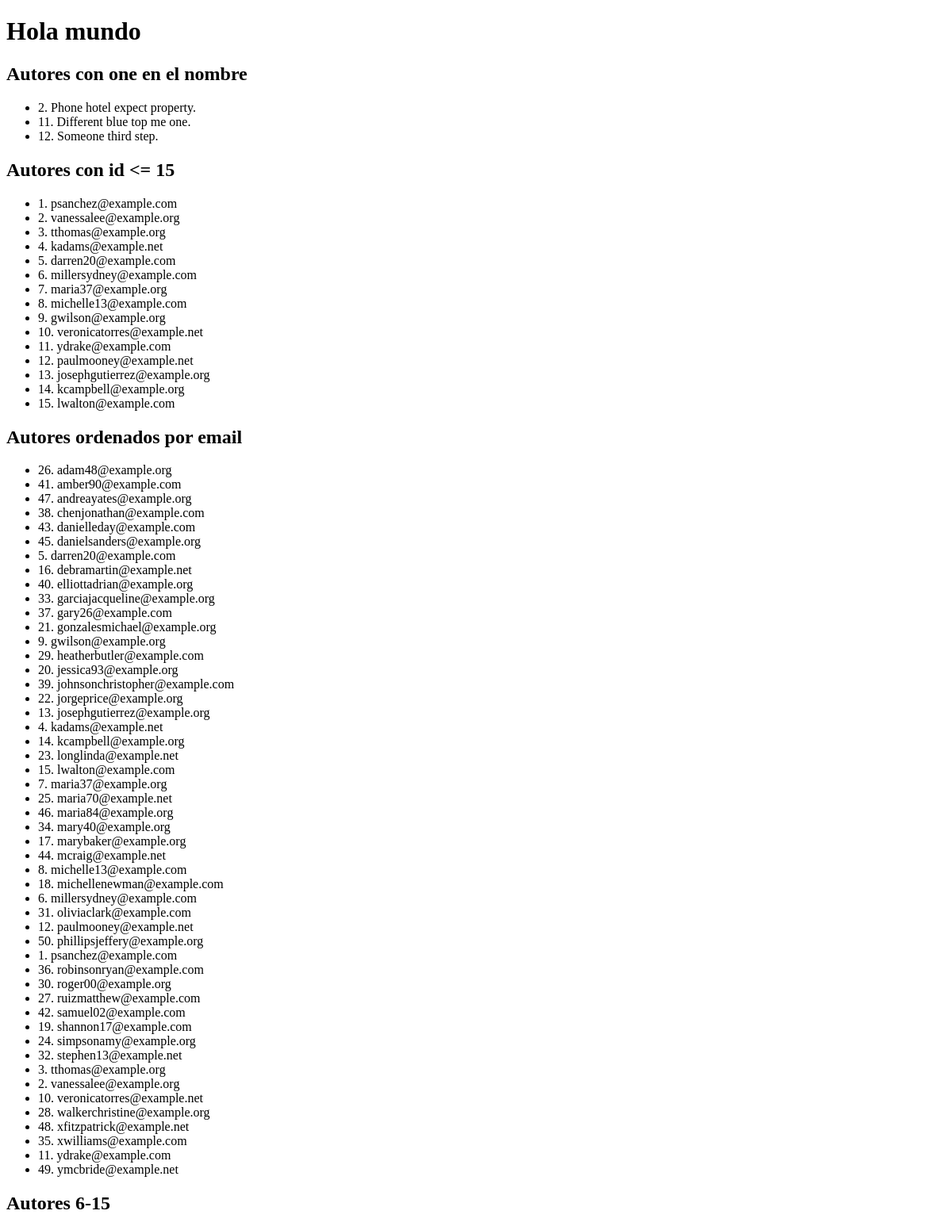
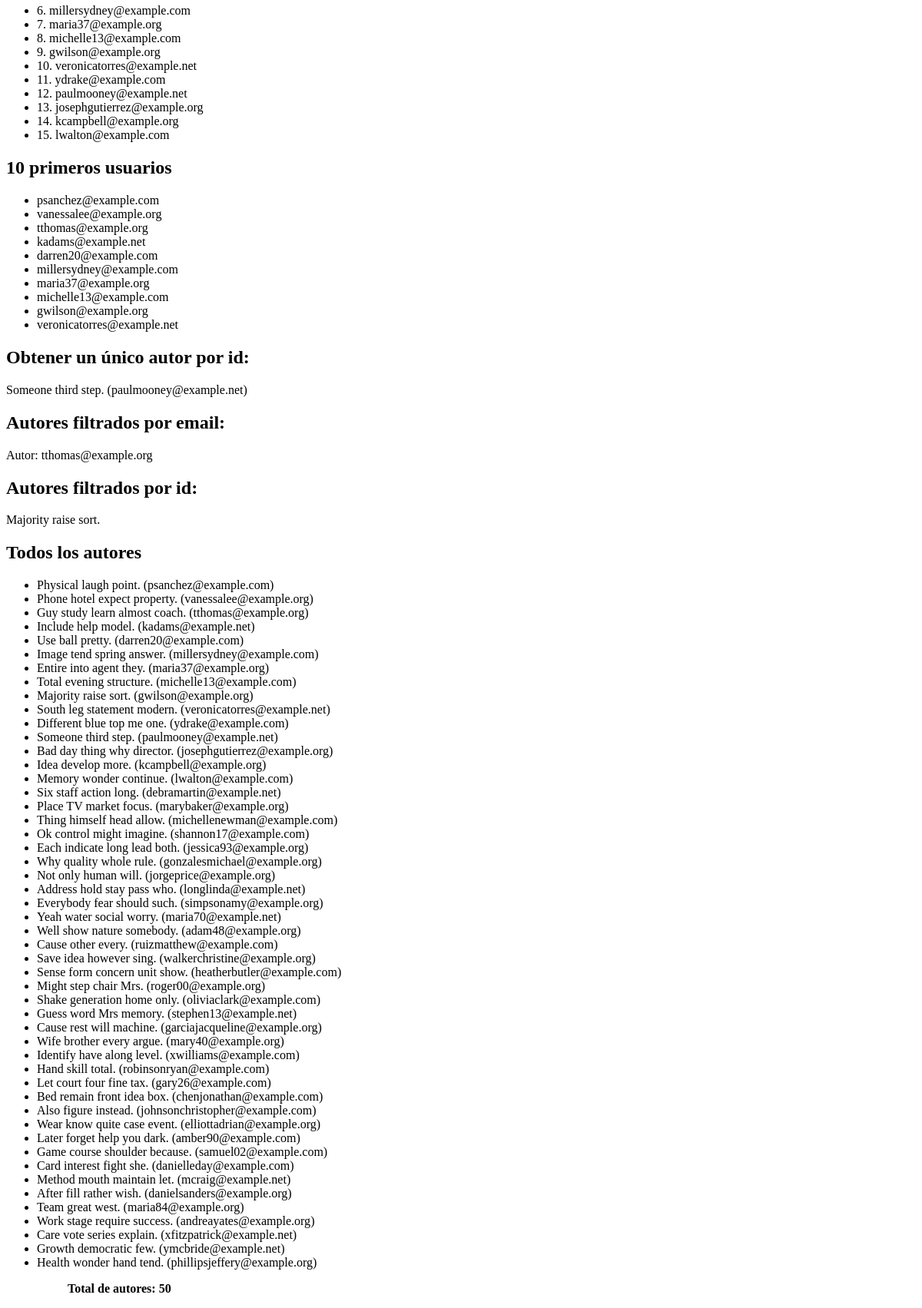
/post/queries/, run on an earlier commit of the app's database (2 pictures, top to bottom).
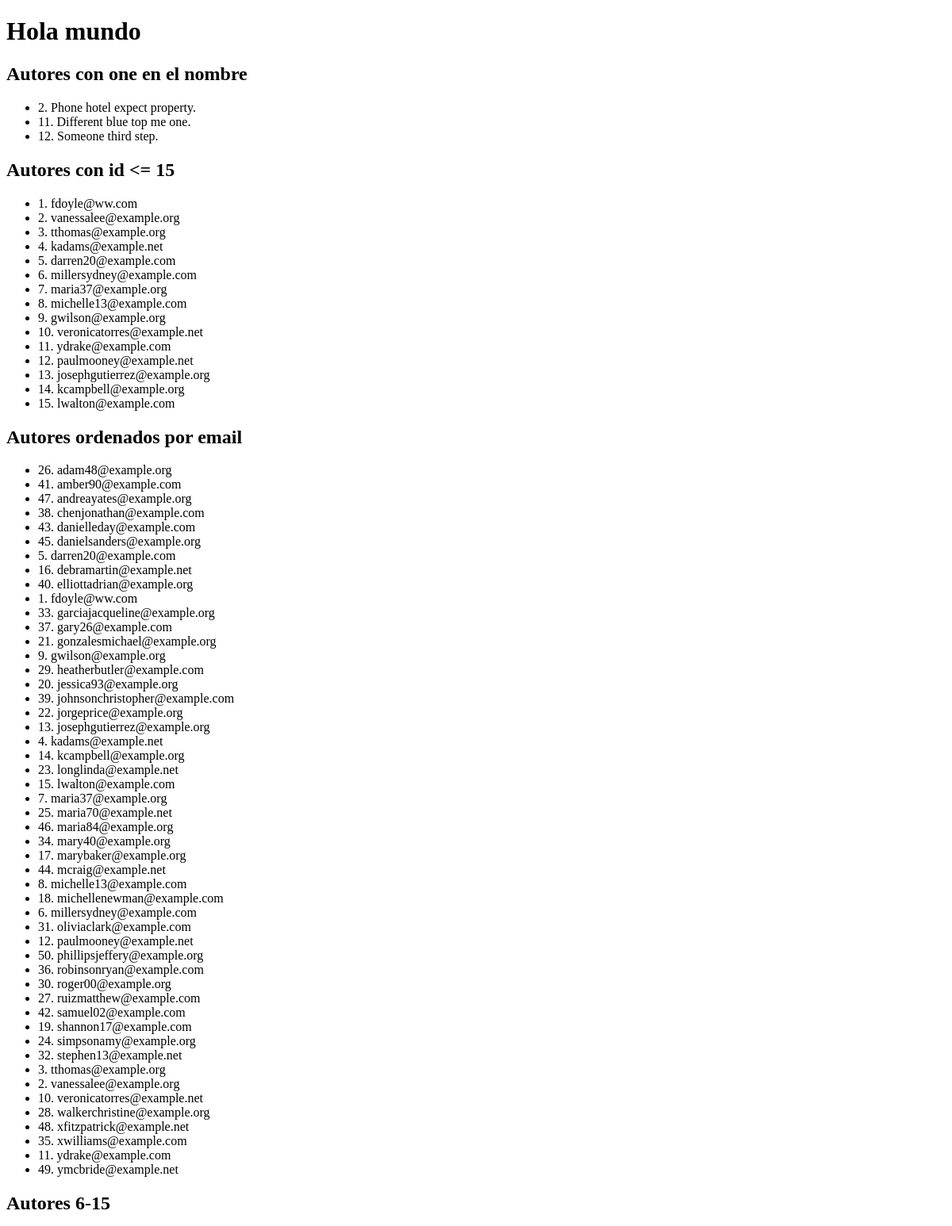
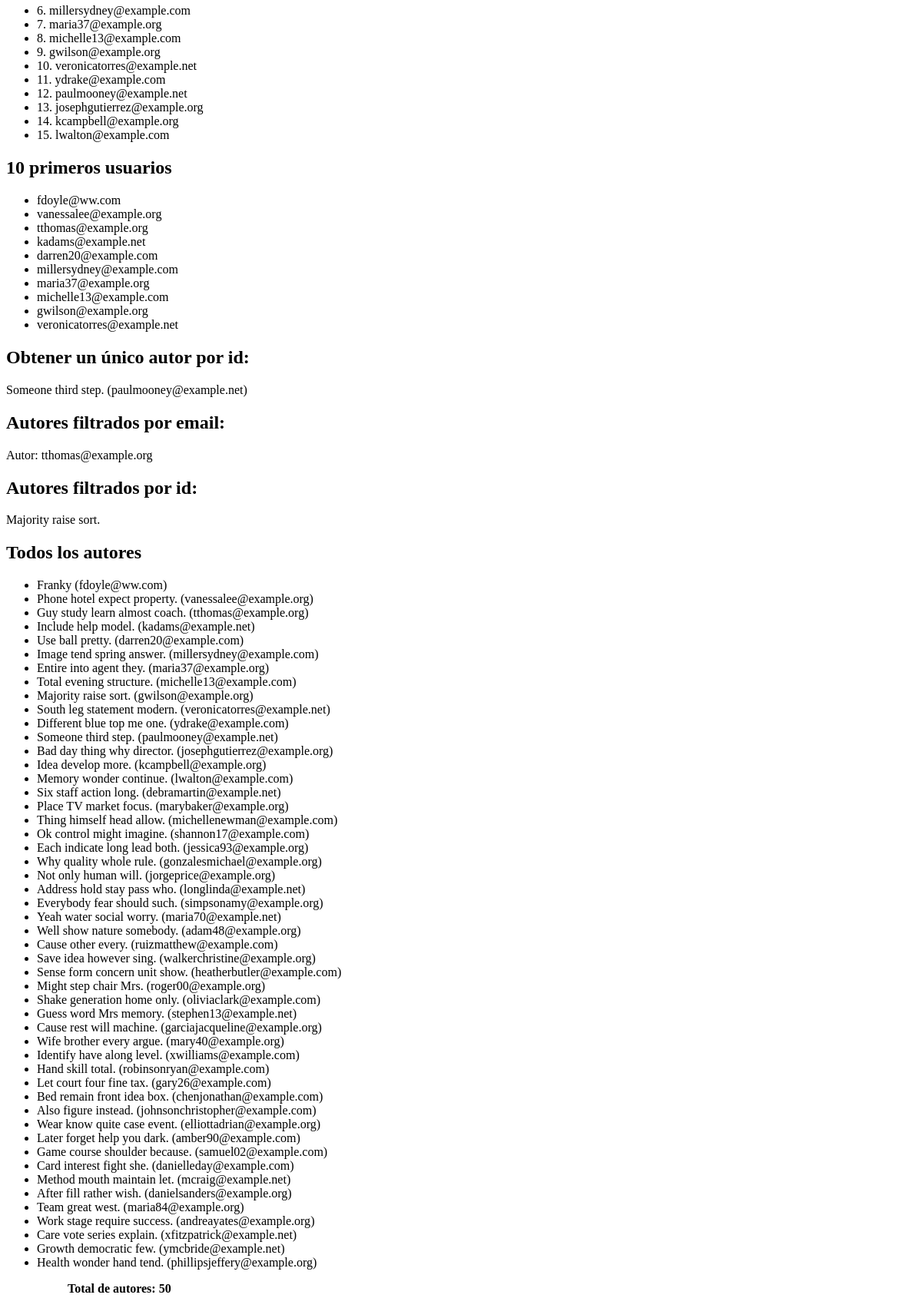
And on a later commit of the database (2 pictures, top to bottom).
### post/models.py (models this page shows, shortened)
class Author(models.Model):
    name = models.CharField(max_length=30)
    email = models.EmailField()

### post/views.py (the view)
# urls.py: path('queries/', views.queries, name='queries'),
def queries(request):
    allAuthors = Author.objects.all()
    authorByEmail = Author.objects.filter(email="tthomas@example.org")
    authorById = Author.objects.filter(id=9)
    author = Author.objects.get(id=12)
    tenAuthors = Author.objects.all()[:10]
    authorsOffset = Author.objects.all()[5:15]
    authorsOrderedByEmail = Author.objects.all().order_by('email')
    authorsId15 = Author.objects.filter(id__lte=15)
    authorsWithOne = Author.objects.filter(name__contains='one')
    return render(
        request,
        './posts/queries.html',
        {
            'allAuthors': allAuthors,
            'authorByEmail': authorByEmail,
            'authorById': authorById,
            'author': author,
            'tenAuthors': tenAuthors,
            'authorsOffset': authorsOffset,
            'authorsOrderedByEmail': authorsOrderedByEmail,
            'authorsId15': authorsId15,
            'authorsWithOne': authorsWithOne
        }
        )

### templates/posts/queries.html (shortened to what this page needs)
<!DOCTYPE html>
<html lang="es">
<head>
</head>
<body>
    <h1>Hola mundo</h1>
    <h2>Autores con one en el nombre</h2>
    <ul>
    {% for one in authorsWithOne %}
        <li>{{one.id}}. {{ one.name }}</li>
        {% endfor %}
    </ul>
    <h2>Autores con id <= 15</h2>
    <ul>
    {% for authorid15 in authorsId15 %}
        <li>{{authorid15.id}}. {{ authorid15.email }}</li>
        {% endfor %}
    </ul>
    <h2>Autores ordenados por email</h2>
    <ul>
    {% for ordered in authorsOrderedByEmail %}
        <li>{{ordered.id}}. {{ ordered.email }}</li>
        {% endfor %}
    </ul>
    <h2>Autores 6-15</h2>
    <ul>
    {% for offset in authorsOffset %}
        <li>{{offset.id}}. {{ offset.email }}</li>
        {% endfor %}
    </ul>
    <h2>10 primeros usuarios</h2>
    <ul>
    {% for first in tenAuthors %}
        <li>{{ first.email }}</li>
        {% endfor %}
    </ul>
    <h2>Obtener un único autor por id:</h2>
    <p>{{ author.name }} ({{ author.email }})</p>
    <h2>Autores filtrados por email:</h2>
    {% for email in authorByEmail  %}
        <p>Autor: {{ email.email }}</p>
    {% endfor %}
    <h2>Autores filtrados por id:</h2>
    {% for id in authorById %}
        <p>{{ id.name }}</p>
    {% endfor %}
    <h2>Todos los autores</h2>
    <ul>
        {% for author in allAuthors %}
            <li>{{ author.name }} ({{ author.email }})</li>
        {% endfor %}
    <ul>
    <p><b>Total de autores: {{ allAuthors | length }}</b></p>
</body>
</html>

What changed in the data, as far as the page shows it:
changed Author id 1: email "psanchez@example.com" → "fdoyle@ww.com"; name "Physical laugh point." → "Franky"; moves up the list
